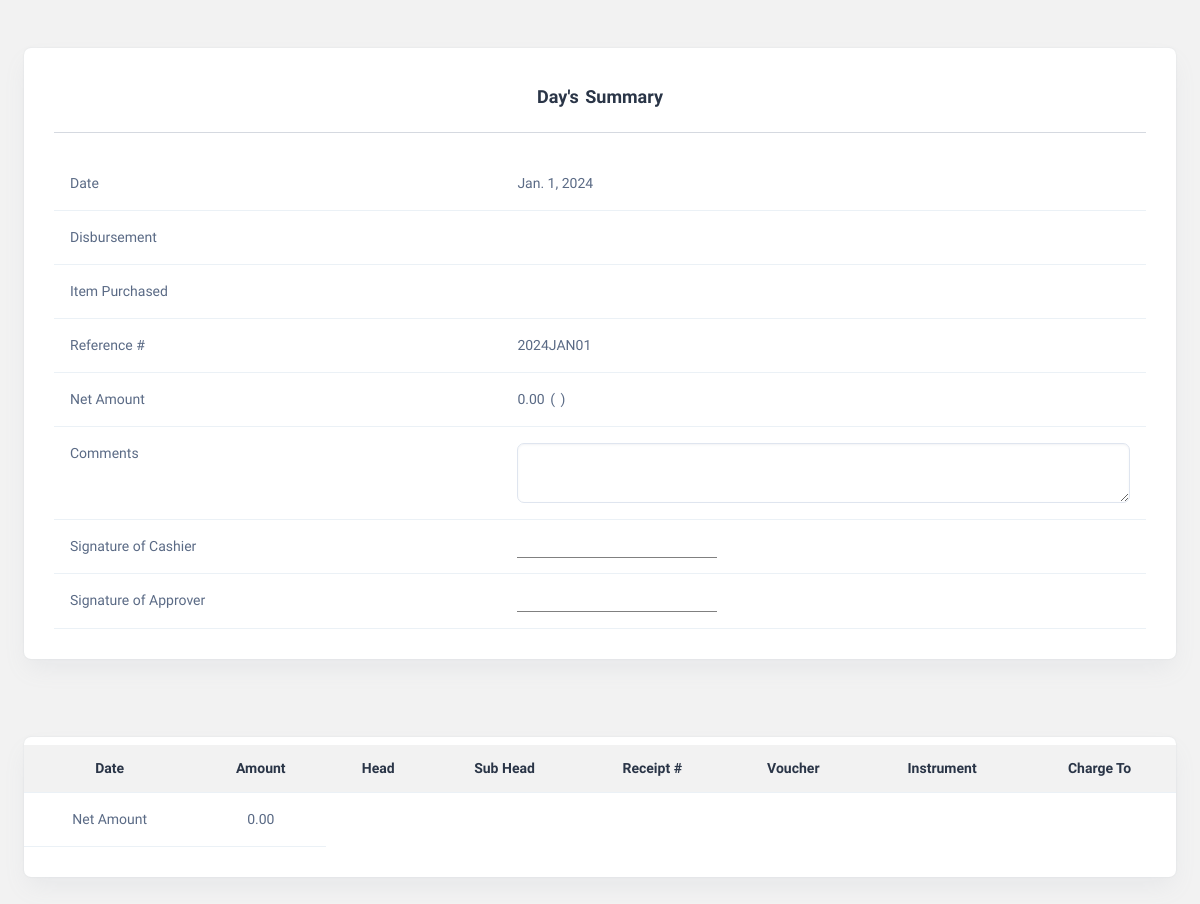
/summaryfile/2024-01-01 (signed in), run on an earlier commit of the app's database.
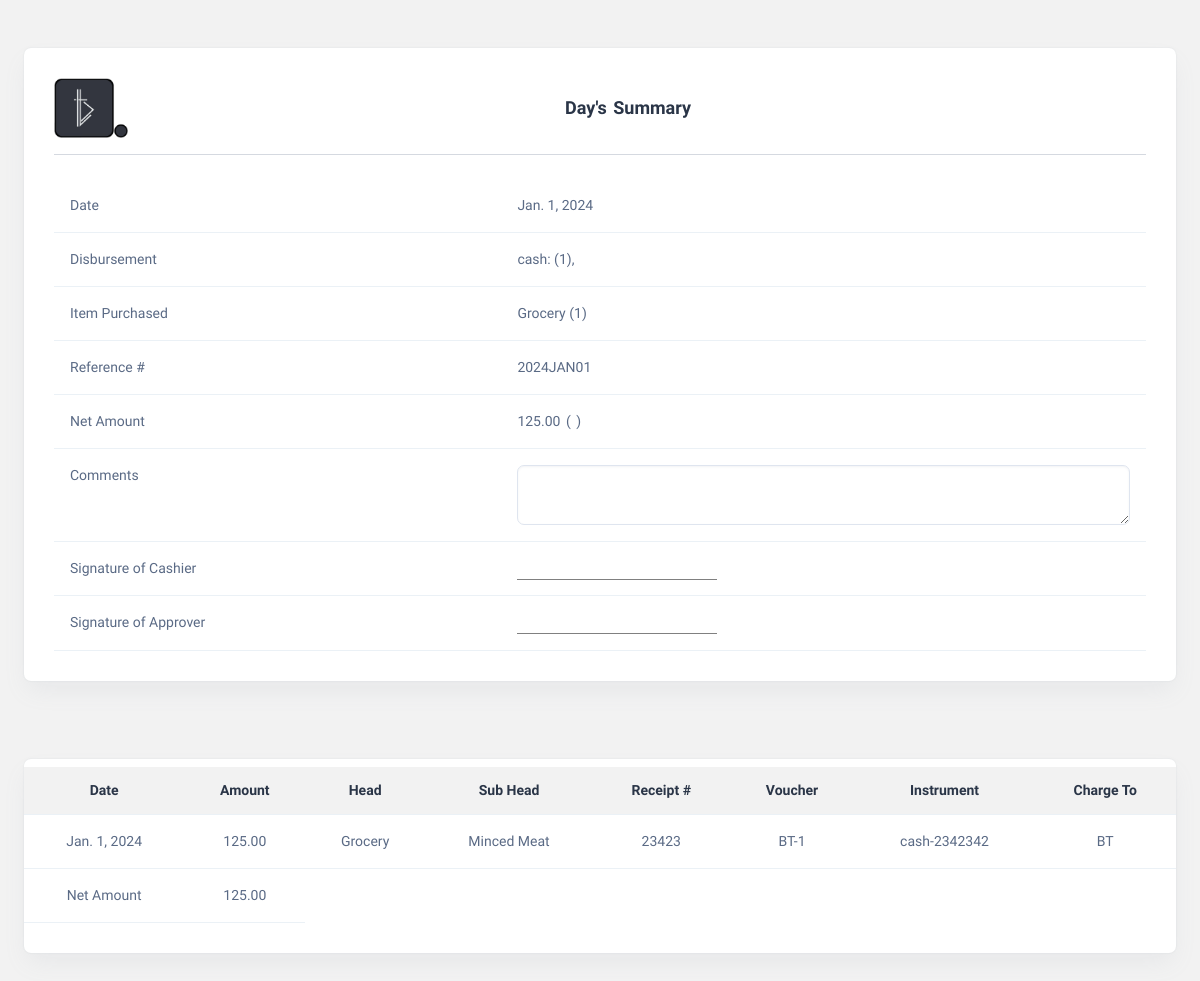
And on a later commit of the database.
### Accountapp/models.py (models this page shows, shortened)
class Head(models.Model):
    name = models.CharField(max_length=50)

class AccountingEntry(models.Model):
    date = models.DateField(auto_now_add=True)
    amount = models.DecimalField(max_digits=20, decimal_places=2)
    head = models.ForeignKey(Head, on_delete=models.CASCADE)
    sub_head = models.ForeignKey(Shead, on_delete=models.CASCADE)
    description = models.TextField()
    receipt_number = models.CharField(max_length=20)
    charge_by = models.ForeignKey(
        charge, on_delete=models.CASCADE, null=True, blank=True
    )
    voucher = models.CharField(max_length=50, null=True, blank=True, unique=True)
    paid_by = models.ForeignKey(paid, on_delete=models.CASCADE, null=True, blank=True)
    claim_by = models.ForeignKey(claim, on_delete=models.CASCADE, null=True, blank=True)
    instrument = models.CharField(
        max_length=10,
        null=True,
        blank=True,
        choices=[("cash", "Cash"), ("cheque", "Cheque"), ("online", "Online Transfer"),("card","Card")],
    )
    cash_number = models.CharField(max_length=20, default=0, null=True, blank=True)
    cheque_number = models.CharField(max_length=20, default=0, null=True, blank=True)
    online_number = models.CharField(max_length=20, default=0, null=True, blank=True)
    card_number = models.CharField(max_length=4, default=0, null=True, blank=True)
    vendors = models.ForeignKey(Vendor, null=True, blank=True, on_delete=models.CASCADE)
    attachments = models.FileField(upload_to="attachments/", null=True, blank=True)
    comments = models.TextField()

class Shead(models.Model):
    head = models.ForeignKey(Head, on_delete=models.CASCADE)
    name = models.CharField(max_length=50)
    class Meta:
        verbose_name = "Sub Head"
        verbose_name_plural = "Sub Heads"
    def __str__(self):
        return self.name

class charge(models.Model):
    name = models.CharField(max_length=50)
    class Meta:
        verbose_name = "Charge To"
        verbose_name_plural = "Charge To"
    def __str__(self):
        return self.name

### Accountapp/views.py (the view)
# urls.py: path("summaryfile/<str:selected_date>", views.summary, name="summaryfile"),
@login_required(login_url="signin")
def summary(request, selected_date):
    selected_date = datetime.strptime(selected_date, "%Y-%m-%d").date()
    today = selected_date
    todayentry = AccountingEntry.objects.filter(date=today)
    amount = 0
    cash = 0
    cheque = 0
    online = 0
    card = 0
    xcount = 0
    bcount = 0
    item_counts = Counter()
    for i in todayentry:
        amount = amount + i.amount
        if i.instrument == "cash":
            cash = cash + 1
        elif i.instrument == "cheque":
            cheque = cheque + 1
        elif i.instrument == "card":
            card = card + 1
        else:
            online = online + 1
    for j in todayentry:
        if (
            str(j.charge_by) == "xabta"
            or str(j.charge_by) == "Xabta"
            or str(j.charge_by) == "XABTA"
        ):
            xcount = xcount + 1
        elif (
            str(j.charge_by) == "bt"
            or str(j.charge_by) == "Bt"
            or str(j.charge_by) == "BT"
        ):
            bcount = bcount + 1
    for k in todayentry:
        item_counts[k.head.name] += 1
    if xcount != 0 and bcount != 0:
        logo = "showboth"
    elif xcount != 0 and bcount == 0:
        logo = "showxabta"
    elif xcount == 0 and bcount != 0:
        logo = "showbt"
    p = inflect.engine()
    amount_in_words = p.number_to_words(int(amount)).title() + " Rupees"
    item_counts_dict = dict(item_counts)
    return render(request, "summary.html", locals())

### Accountapp/templates/summary.html (shortened to what the changed rows need)
<!DOCTYPE html>
<html lang="en">
  <head>
    {% load static %}
    {% load humanize %}
    <link rel="stylesheet" href="https://code.jquery.com/ui/1.12.1/themes/base/jquery-ui.css" />
    <link rel="stylesheet" href="{% static 'css/styles.min.css' %}" />
    <link rel="stylesheet" href="{% static 'css/custom.css' %}" />
  </head>
  <body>
    <div class="page-wrapper" id="main-wrapper" data-layout="horizontal" data-navbarbg="skin6" data-header-position="fixed">
      <div class="body-wrapper">
        <div class="container-fluid mt-4">
          <div class="card">
            <div class="card-body">
              <div class="row">
                <div class="col-md-12 text-left">
                  {% if logo == 'showboth' %}
                    <div class="d-flex align-items-center justify-content-between col-7">
                      <div>
                        <img src="{% static 'images/logos/logo2.png' %}" alt="Logo" class="me-3" style="max-height: 60px;" />
                        <img src="{% static 'images/logos/btfavicon1.png' %}" class="me-2" alt="Logo" style="max-height: 65px;" />
                      </div>
                      <div>
                        <h3 class="card-title fw-semibold text-center mt-2" style="word-spacing: 2px;">Day's Summary</h3>
                      </div>
                    </div>
                  {% elif logo == 'showbt' %}
                    <div class="d-flex align-items-center justify-content-between col-7">
                      <div>
                        <img src="{% static 'images/logos/btfavicon1.png' %}" alt="Logo" style="max-height: 60px;" />
                      </div>
                      <div>
                        <h3 class="card-title fw-semibold text-center mt-2" style="word-spacing: 2px;">Day's Summary</h3>
                      </div>
                    </div>
                  {% else %}
                    <div class="d-flex align-items-center justify-content-center col-12">
                      <div>
                        <h3 class="card-title fw-semibold text-center mt-2" style="word-spacing: 2px;">Day's Summary</h3>
                      </div>
                    </div>
                  {% endif %}
                </div>
              </div>
              <div class="row mt-4">
                <div class="col-md-12">
                  <div class="table-responsive">
                    <table class="table text-nowrap mb-0">
                      <tbody>
                        <tr>
                          <td>Disbursement</td>
                          <td>
                            {% if cash %}
                              cash: ({{ cash }}),
                            {% endif %}
                          </td>
                        </tr>
                        <tr>
                          <td>Item Purchased</td>
                          <td>
                            {% for item_name, count in item_counts_dict.items %}
                              {{ item_name }}{% if count > 1 %}
                                ({{ count }})
                              {% else %}
                                (1)
                              {% endif %}
                            {% endfor %}
                          </td>
                        </tr>
                        <tr>
                          <td>Net Amount</td>
                          <td style="word-spacing: 2px;">{{ amount|floatformat:2|intcomma }} ( {{ amount_in_words }} )</td>
                        </tr>
                      </tbody>
                    </table>
                  </div>
                </div>
              </div>
            </div>
          </div>
        </div>
        <div class="container-fluid">
          <div class="card">
            <div class="card-body ps-0 pe-0 pt-2">
              <div class="table-responsive">
                <table id="accounting-table" class="table text-nowrap mb-0 align-middle">
                  <thead class="text-dark fs-4 text-center">
                    <tr>
                      <th>Date</th>
                      <th>Amount</th>
                      <th>Head</th>
                      <th>Sub Head</th>
                      <th>Receipt #</th>
                      <th>Voucher</th>
                      <th>Instrument</th>
                      <th>Charge To</th>
                    </tr>
                  </thead>
                  <tbody>
                    {% for entry in todayentry|slice:':' %}
                      <tr class="text-center">
                        <td>{{ entry.date }}</td>
                        <td>{{ entry.amount|floatformat:2|intcomma }}</td>
                        <td>{{ entry.head.name }}</td>
                        <td>{{ entry.sub_head }}</td>
                        <td>{{ entry.receipt_number }}</td>
                        <td>{{ entry.voucher }}</td>
                        {% if entry.instrument == 'cash' or entry.instrument == 'Cash' %}
                          <td>{{ entry.instrument }}-{{ entry.cash_number }}</td>
                        {% elif entry.instrument == 'Cheque' or entry.instrument == 'cheque' %}
                          <td>{{ entry.instrument }}-{{ entry.cheque_number }}</td>
                        {% elif entry.instrument == 'card' or entry.instrument == 'Card' %}
                          <td>{{ entry.instrument }}-{{ entry.card_number }}</td>
                        {% else %}
                          <td>{{ entry.instrument }}-{{ entry.online_number }}</td>
                        {% endif %}
                        <td>{{ entry.charge_by.name }}</td>
                      </tr>
                    {% endfor %}
                    <tr class="text-center">
                      <td>Net Amount</td>
                      <td>{{ amount|floatformat:2|intcomma }}</td>
                    </tr>
                  </tbody>
                </table>
              </div>
            </div>
          </div>
        </div>
      </div>
    </div>
  </body>
</html>

What changed in the data, as far as the page shows it:
now on this page (row unchanged): Head: item_counts_dict "Grocery"
added AccountingEntry: date "Jan. 1, 2024", amount "125.00", head.name "Grocery", sub_head "Minced Meat", receipt_number "23423", voucher "BT-1", instrument "cash", cash_number "2342342", charge_by.name "BT"
Also different on the page:
{{ cash }}: (not shown) → "1"
{{ amount|floatformat:2|intcomma }}: "0.00" → "125.00"
text now shown: "cash: ( ),"
new list line: "(1)"
